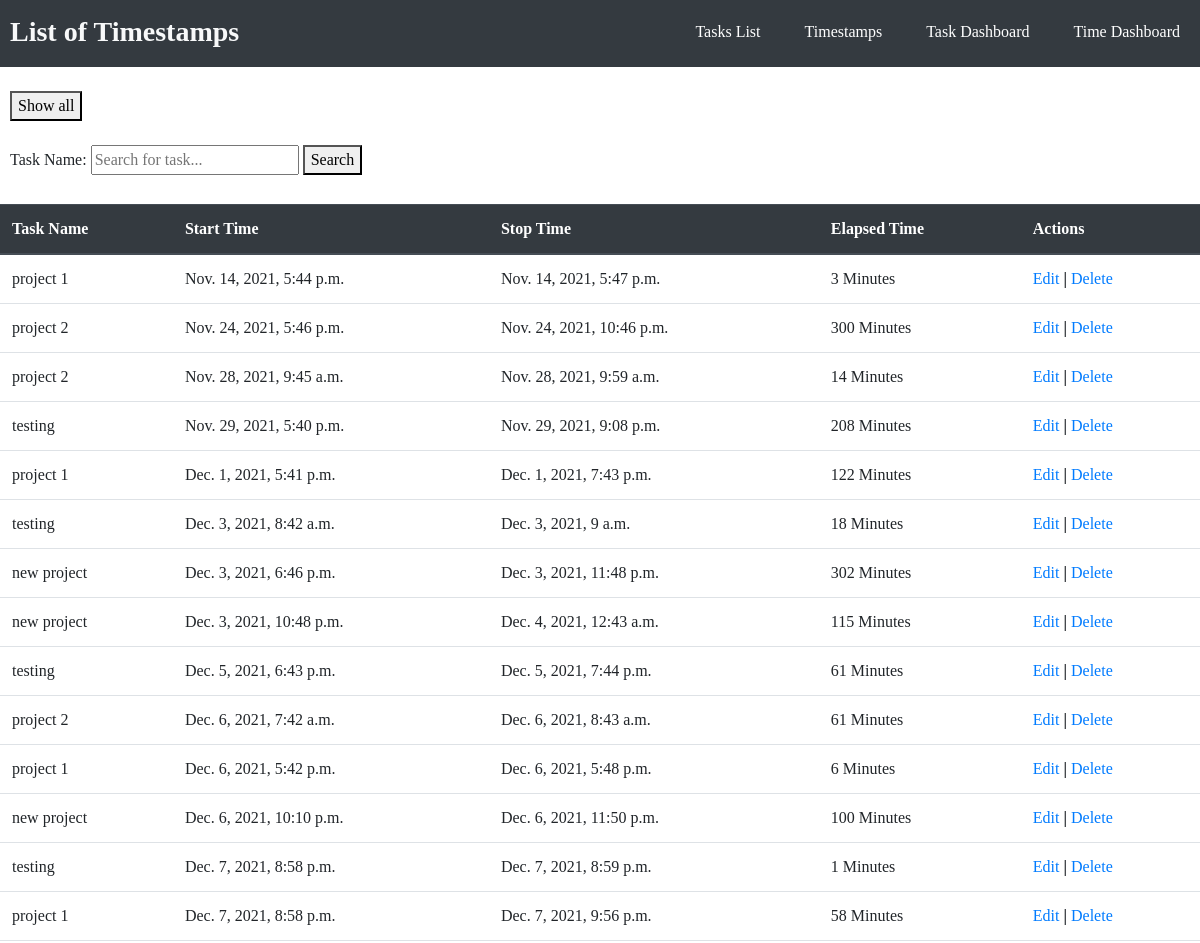
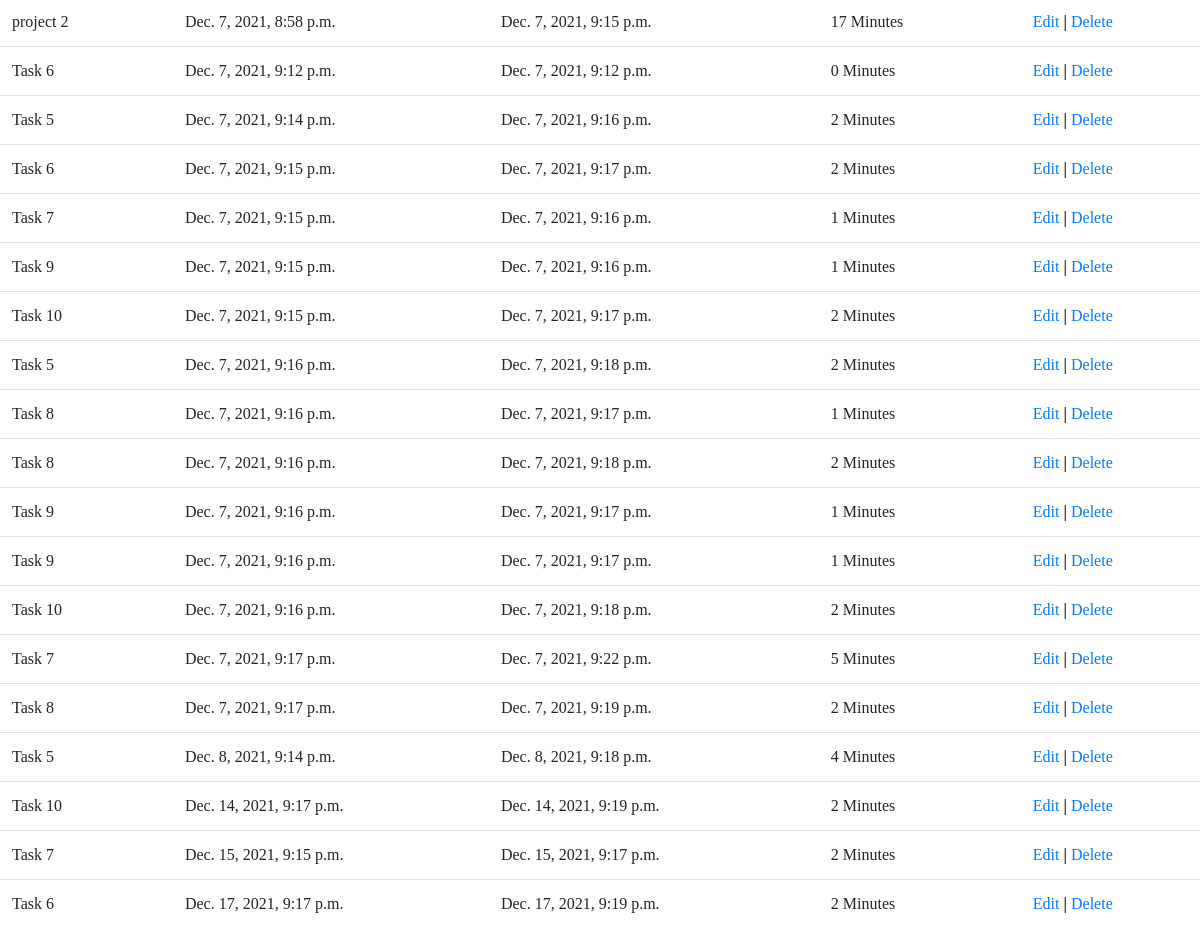
The page /show_timestamps on the database its author committed (2 pictures, top to bottom).
### tasks/models.py (models this page shows)
class Timestamp(models.Model):
    task = models.ForeignKey('Task', on_delete=models.CASCADE, null=True)
    begin_time = models.DateTimeField(blank=True, null=True)
    end_time = models.DateTimeField()
    def elapsed_time(self):
        return math.floor(((self.end_time - self.begin_time).total_seconds()/60))
    class Meta:
        db_table = "timestamps"

class Task(models.Model):
    task_name = models.CharField(max_length=100)
    task_description = models.TextField()
    timer_state = models.CharField(max_length=11, choices=TIMER_STATE, default='Start Timer') #Used to determine if the task should be tracking time to create a timestamp
    begin_time = models.DateTimeField(blank=True, null=True) #Needed to record start time of timestamps.
    project = models.CharField(max_length=100)
    status = models.CharField(max_length=11, choices=STATUSES, default='in progress')
    class Meta:
        db_table = "tasks"

### tasks/views.py (the view)
# urls.py: path('show_timestamps', views.show_timestamps),
def show_timestamps(request):
    timestamps = Timestamp.objects.all().order_by('begin_time')
    return render(request, "show_timestamps.html", {'timestamps':timestamps})

### tasks/templates/show_timestamps.html (shortened to what this page needs)
<!DOCTYPE html>
<head>
	<link rel="stylesheet" href="https://stackpath.bootstrapcdn.com/bootstrap/4.3.1/css/bootstrap.min.css">
</head>
<body>
<header>
	<div class="container_h">
		<h3 class="logo"><b>List of Timestamps</b></h3>
		<nav>
			<ul>
				<li><a href="/show_tasks">Tasks List</a></li>
				<li><a href="/show_timestamps">Timestamps</a></li>
				<li><a href="/show_task_dashboard">Task Dashboard</a></li>
				<li><a href="/show_time_dashboard">Time Dashboard</a></li>
			</ul>
		</nav>
	</div>
</header>
<br>
<form method="POST" action="/show_timestamps" style="padding-left: 10px;">
	<button type="submit" >Show all</button>
</form>
<br>
<form method="POST" action="/timestamp_search" style="padding-left: 10px;">
	<label>Task Name:</label>
		<input type="text" name="task_name" id ="id_task_name" required maxlength="100" placeholder="Search for task...">
		<button type="submit">Search</button>
</form>
<br>
<table class="table">
    <thead class="thead-dark">
    <tr>
        <th>Task Name</th>
		<th>Start Time</th>
        <th>Stop Time</th>
		<th>Elapsed Time</th>
		<th>Actions</th>
    </tr>
    </thead>
    <tbody>
{% for ts in timestamps %}
    <tr>
        <td>{{ ts.task.task_name }}</td>
        <td>{{ ts.begin_time }}</td>
		<td>{{ ts.end_time }}</td>
		<td>{{ ts.elapsed_time }} Minutes</td>
        <td>
            <a href="/edit_timestamp/{{ ts.id }}">Edit</a>
			<b> | </b>
            <a href="/delete_timestamp/{{ ts.id }}">Delete</a>
        </td>
    </tr>
{% endfor %}
    </tbody>
</table>
</body>
</html>

### tasks/templates/show_timestamps.html (style rules this page uses)
html * { font-family: Verdana !important; }
header { background: #343a40; }
header::after { content: ''; display: table; clear: both; }
.logo { float: left; padding-top: 15px; margin-left: 10px; padding-bottom: 10px; border: none; }
nav { float: right; }
nav ul { margin: 0; padding: 0; list-style: none; }
nav li { color: #ffffff; display: inline-block; margin-left: 20px; margin-right: 20px; padding-top: 20px; position: relative; }
nav a { color: #ffffff; }
nav a::before { content: ''; display: block; height: 5px; background-color: #444; position: absolute; top: 0; width: 0%; transition: all ease-in-out 250ms; }
h3 { color: #f8f9fa; }

### rows shown on the page
Timestamp: task.task_name "project 1", begin_time "Nov. 14, 2021, 5:44 p.m.", end_time "Nov. 14, 2021, 5:47 p.m.", elapsed_time "3"
Timestamp: task.task_name "project 2", begin_time "Nov. 24, 2021, 5:46 p.m.", end_time "Nov. 24, 2021, 10:46 p.m.", elapsed_time "300"
Timestamp: task.task_name "project 2", begin_time "Nov. 28, 2021, 9:45 a.m.", end_time "Nov. 28, 2021, 9:59 a.m.", elapsed_time "14"
Timestamp: task.task_name "testing", begin_time "Nov. 29, 2021, 5:40 p.m.", end_time "Nov. 29, 2021, 9:08 p.m.", elapsed_time "208"
Timestamp: task.task_name "project 1", begin_time "Dec. 1, 2021, 5:41 p.m.", end_time "Dec. 1, 2021, 7:43 p.m.", elapsed_time "122"
Timestamp: task.task_name "testing", begin_time "Dec. 3, 2021, 8:42 a.m.", end_time "Dec. 3, 2021, 9 a.m.", elapsed_time "18"
Timestamp: task.task_name "new project", begin_time "Dec. 3, 2021, 6:46 p.m.", end_time "Dec. 3, 2021, 11:48 p.m.", elapsed_time "302"
Timestamp: task.task_name "new project", begin_time "Dec. 3, 2021, 10:48 p.m.", end_time "Dec. 4, 2021, 12:43 a.m.", elapsed_time "115"
Timestamp: task.task_name "testing", begin_time "Dec. 5, 2021, 6:43 p.m.", end_time "Dec. 5, 2021, 7:44 p.m.", elapsed_time "61"
Timestamp: task.task_name "project 2", begin_time "Dec. 6, 2021, 7:42 a.m.", end_time "Dec. 6, 2021, 8:43 a.m.", elapsed_time "61"
Timestamp: task.task_name "project 1", begin_time "Dec. 6, 2021, 5:42 p.m.", end_time "Dec. 6, 2021, 5:48 p.m.", elapsed_time "6"
Timestamp: task.task_name "new project", begin_time "Dec. 6, 2021, 10:10 p.m.", end_time "Dec. 6, 2021, 11:50 p.m.", elapsed_time "100"
Timestamp: task.task_name "testing", begin_time "Dec. 7, 2021, 8:58 p.m.", end_time "Dec. 7, 2021, 8:59 p.m.", elapsed_time "1"
Timestamp: task.task_name "project 1", begin_time "Dec. 7, 2021, 8:58 p.m.", end_time "Dec. 7, 2021, 9:56 p.m.", elapsed_time "58"
Timestamp: task.task_name "project 2", begin_time "Dec. 7, 2021, 8:58 p.m.", end_time "Dec. 7, 2021, 9:15 p.m.", elapsed_time "17"
Timestamp: task.task_name "Task 6", begin_time "Dec. 7, 2021, 9:12 p.m.", end_time "Dec. 7, 2021, 9:12 p.m.", elapsed_time "0"
Timestamp: task.task_name "Task 5", begin_time "Dec. 7, 2021, 9:14 p.m.", end_time "Dec. 7, 2021, 9:16 p.m.", elapsed_time "2"
Timestamp: task.task_name "Task 6", begin_time "Dec. 7, 2021, 9:15 p.m.", end_time "Dec. 7, 2021, 9:17 p.m.", elapsed_time "2"
Timestamp: task.task_name "Task 7", begin_time "Dec. 7, 2021, 9:15 p.m.", end_time "Dec. 7, 2021, 9:16 p.m.", elapsed_time "1"
Timestamp: task.task_name "Task 9", begin_time "Dec. 7, 2021, 9:15 p.m.", end_time "Dec. 7, 2021, 9:16 p.m.", elapsed_time "1"
Timestamp: task.task_name "Task 10", begin_time "Dec. 7, 2021, 9:15 p.m.", end_time "Dec. 7, 2021, 9:17 p.m.", elapsed_time "2"
Timestamp: task.task_name "Task 5", begin_time "Dec. 7, 2021, 9:16 p.m.", end_time "Dec. 7, 2021, 9:18 p.m.", elapsed_time "2"
Timestamp: task.task_name "Task 8", begin_time "Dec. 7, 2021, 9:16 p.m.", end_time "Dec. 7, 2021, 9:17 p.m.", elapsed_time "1"
Timestamp: task.task_name "Task 8", begin_time "Dec. 7, 2021, 9:16 p.m.", end_time "Dec. 7, 2021, 9:18 p.m.", elapsed_time "2"
Timestamp: task.task_name "Task 9", begin_time "Dec. 7, 2021, 9:16 p.m.", end_time "Dec. 7, 2021, 9:17 p.m.", elapsed_time "1"
Timestamp: task.task_name "Task 9", begin_time "Dec. 7, 2021, 9:16 p.m.", end_time "Dec. 7, 2021, 9:17 p.m.", elapsed_time "1"
Timestamp: task.task_name "Task 10", begin_time "Dec. 7, 2021, 9:16 p.m.", end_time "Dec. 7, 2021, 9:18 p.m.", elapsed_time "2"
Timestamp: task.task_name "Task 7", begin_time "Dec. 7, 2021, 9:17 p.m.", end_time "Dec. 7, 2021, 9:22 p.m.", elapsed_time "5"
Timestamp: task.task_name "Task 8", begin_time "Dec. 7, 2021, 9:17 p.m.", end_time "Dec. 7, 2021, 9:19 p.m.", elapsed_time "2"
Timestamp: task.task_name "Task 5", begin_time "Dec. 8, 2021, 9:14 p.m.", end_time "Dec. 8, 2021, 9:18 p.m.", elapsed_time "4"
Timestamp: task.task_name "Task 10", begin_time "Dec. 14, 2021, 9:17 p.m.", end_time "Dec. 14, 2021, 9:19 p.m.", elapsed_time "2"
Timestamp: task.task_name "Task 7", begin_time "Dec. 15, 2021, 9:15 p.m.", end_time "Dec. 15, 2021, 9:17 p.m.", elapsed_time "2"
Timestamp: task.task_name "Task 6", begin_time "Dec. 17, 2021, 9:17 p.m.", end_time "Dec. 17, 2021, 9:19 p.m.", elapsed_time "2"
